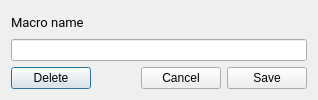
<?xml version="1.0" encoding="UTF-8"?>
<ui version="4.0">
 <class>RecordMacroEditDialog</class>
 <widget class="QDialog" name="RecordMacroEditDialog">
  <property name="geometry">
   <rect>
    <x>0</x>
    <y>0</y>
    <width>318</width>
    <height>100</height>
   </rect>
  </property>
  <property name="sizePolicy">
   <sizepolicy hsizetype="Fixed" vsizetype="Preferred">
    <horstretch>0</horstretch>
    <verstretch>0</verstretch>
   </sizepolicy>
  </property>
  <property name="maximumSize">
   <size>
    <width>318</width>
    <height>100</height>
   </size>
  </property>
  <property name="windowTitle">
   <string>Edit macro</string>
  </property>
  <layout class="QVBoxLayout" name="verticalLayout">
   <item>
    <widget class="QLabel" name="label">
     <property name="font">
      <font>
       <family>Roboto</family>
       <pointsize>10</pointsize>
      </font>
     </property>
     <property name="text">
      <string>Macro name</string>
     </property>
    </widget>
   </item>
   <item>
    <widget class="QLineEdit" name="name">
     <property name="maxLength">
      <number>32</number>
     </property>
    </widget>
   </item>
   <item>
    <layout class="QHBoxLayout" name="horizontalLayout">
     <item>
      <widget class="QPushButton" name="deleteButton">
       <property name="text">
        <string>Delete</string>
       </property>
      </widget>
     </item>
     <item>
      <spacer name="horizontalSpacer">
       <property name="orientation">
        <enum>Qt::Horizontal</enum>
       </property>
       <property name="sizeHint" stdset="0">
        <size>
         <width>40</width>
         <height>20</height>
        </size>
       </property>
      </spacer>
     </item>
     <item>
      <widget class="QPushButton" name="cancelButton">
       <property name="text">
        <string>Cancel</string>
       </property>
      </widget>
     </item>
     <item>
      <widget class="QPushButton" name="saveButton">
       <property name="text">
        <string>Save</string>
       </property>
      </widget>
     </item>
    </layout>
   </item>
  </layout>
 </widget>
 <resources/>
 <connections/>
</ui>
